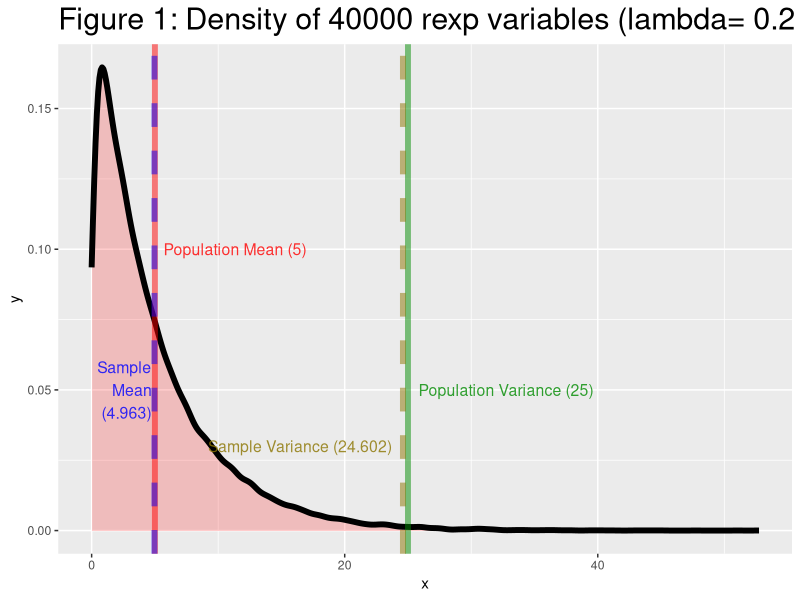
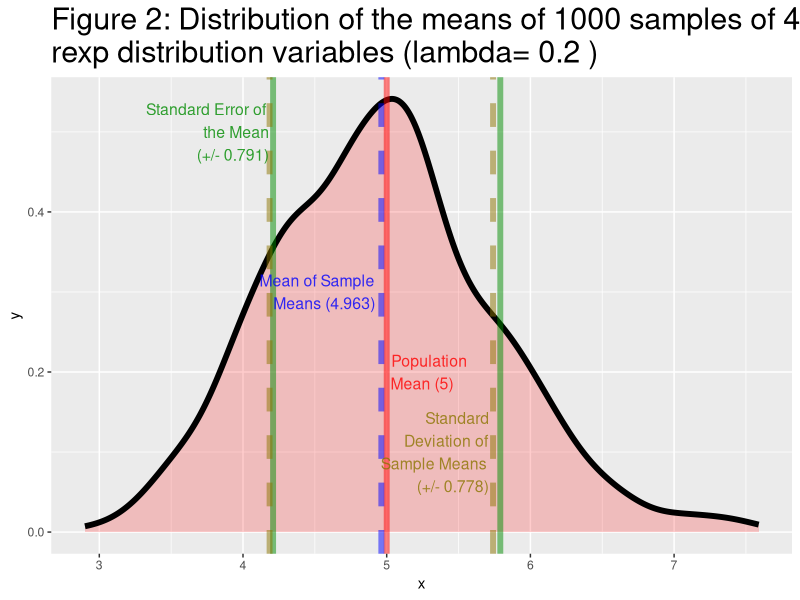

Write R code to recreate these figures, in order.
## ---- chunk 1
library(knitr)
library(markdown)
opts_chunk$set(comment = NA, fig.width = 12, fig.height = 6)
options(encoding = "UTF-8", scipen = 999)
lambda <- 0.2
s <- 40
## ---- chunk 2
lambda <- 0.2
mu <- 1 / lambda
sigma <- 1 / lambda
sigma2 <- sigma^2

n <- 40             # size of each simulation
numsims <- 1000     # number of simulations
sem <- sigma / sqrt(n)

print(data.frame(mean = mu, sd = sigma, variance = sigma2, sem = sem))

## ---- chunk 3
set.seed(20150109)

sample <- rexp(n * numsims, lambda)
xbar <- sum(sample) / length(sample) # mean(sample)
s2 <- sum( (sample - xbar)^2) / (length(sample) - 1) # var(sample)

library(ggplot2)
g1  <- ggplot(
    data = data.frame(x = sample), aes(x = x)) +
    geom_density(size = 2, alpha = 0.2, fill = "red") +
    geom_vline(
        size = 2,
        alpha = 0.5,
        xintercept = c(mu, xbar, sigma2, s2),
        colour = c("red", "blue", "green4", "gold4"),
        lty = c(1, 2, 1, 2)) +
    annotate(
        "text",
        size = 4,
        alpha = 0.8,
        label = c(
            paste0("Population Mean (", mu, ")"),
            paste0("Sample\nMean\n(", round(xbar, 3), ")"),
            paste0("Population Variance (", round(sigma2, 3), ")"),
            paste0("Sample Variance (", round(s2, 3), ")")),
        x = c(mu, xbar, sigma2, s2),
        y = c(0.1, 0.05, 0.05, 0.03),
        hjust = -c(
            0.06, -1.06,
            0.06,
            -1.06),
        colour = c("red", "blue", "green4", "gold4")) +
    ggtitle(paste(
        "Figure 1: Density of", length(sample),
        "rexp variables (lambda=", lambda, ")")) +
    theme(plot.title = element_text(size = rel(2)))

print(g1)

## ---- chunk 4
smp.means <- apply(matrix(sample, numsims), 1, mean)

muxbar <- sum(smp.means) / numsims # mean(smp.means)
s2xbar <- sum( (smp.means - muxbar)^2 ) / (numsims - 1) # var(smp.means)
sxbar <- sqrt(s2xbar)

g2 <- ggplot(data = data.frame(x = smp.means), aes(x = x)) +
    geom_density(alpha = 0.2, size = 2, fill = "red") +
    geom_vline(
        size = 2, alpha = 0.5,
        xintercept = c(
            mu,
            muxbar,
            mu + c(1,-1)*sem,
            muxbar + c(1,-1)*sxbar),
        colour = c("red", "blue", "green4", "green4", "gold4", "gold4"),
        lty = c(1, 2, 1, 1, 2, 2)) +
    annotate(
        "text",
        size = 4,
        alpha = 0.8,
        x = c(
            mu, muxbar, mu - sem,
            muxbar + sxbar),
        y = c(0.2, 0.3, 0.5, 0.1),
        hjust = c(
            -0.06, 1.06,
            1.06,
            1.06),
        colour = c("red", "blue", "green4", "gold4"),
        label = c(
            paste0("Population\nMean (", mu, ")"),
            paste0("Mean of Sample\nMeans (", round(muxbar,3), ")"),
            paste0("Standard Error of\nthe Mean\n(+/- ", round(sem,3), ")"),
            paste0("Standard\nDeviation of\nSample Means\n(+/- ", round(sxbar,3),")")))+
    ggtitle(paste(
        "Figure 2: Distribution of the means of", numsims, "samples of", n,
        "\nrexp distribution variables (lambda=", lambda, ")")) +
    theme(plot.title = element_text(size = rel(2)))

print(g2)

